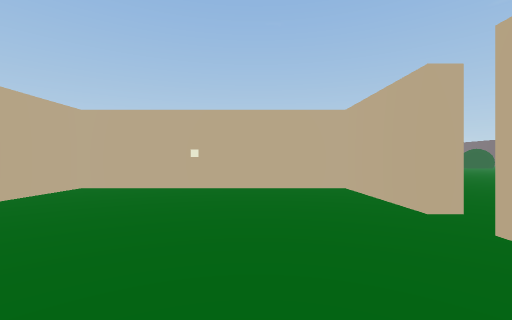
[1] (above)

16 first-person views from a walk through a Unity game level. The camera is 1.5 m above the floor, looks level and sees 90° across. The floor is counted in squares, 2 m on a side. Each view is taken from the middle of a square. On the plan, view 1 faces up. The plan holds only what a view shows up to about 9 squares ahead; the rest is blank. The place goes on beyond the plan. The player character is not drawn.

[2]
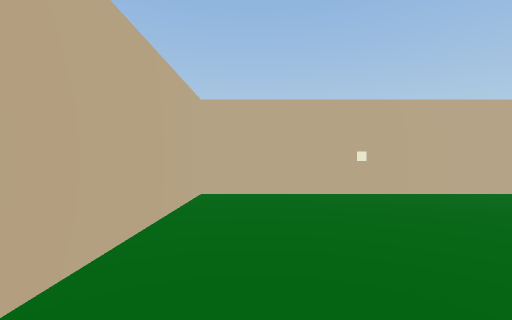

[3]
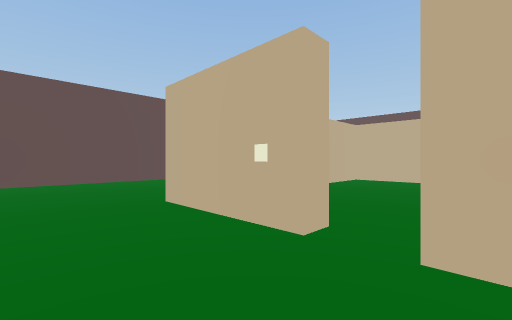

[4]
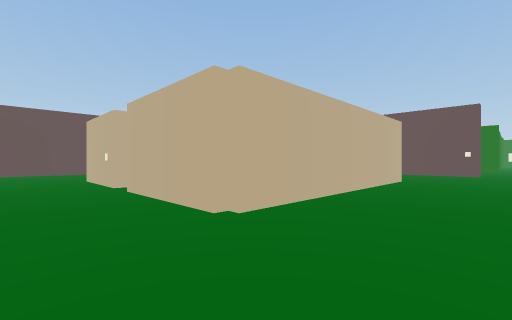

[5]
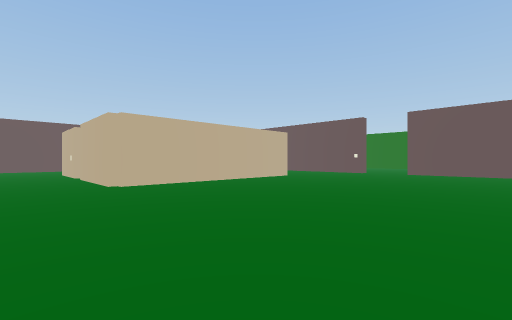

[6]
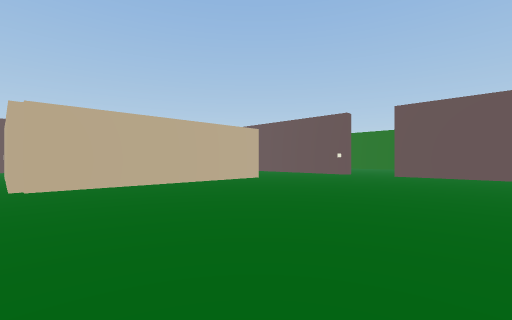

[7]
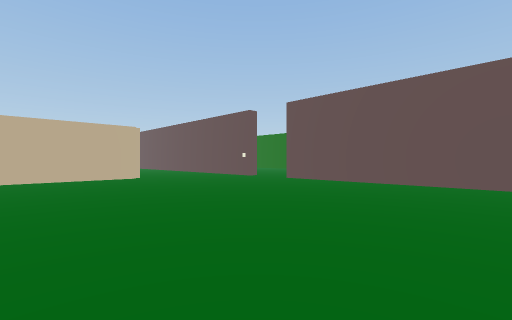

[8]
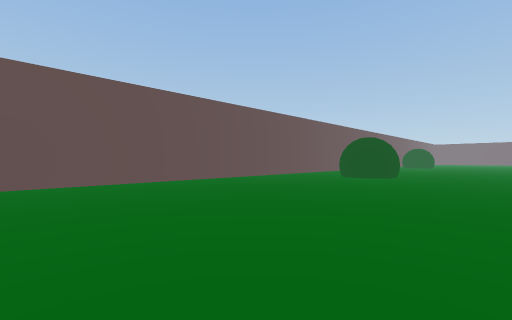

[9]
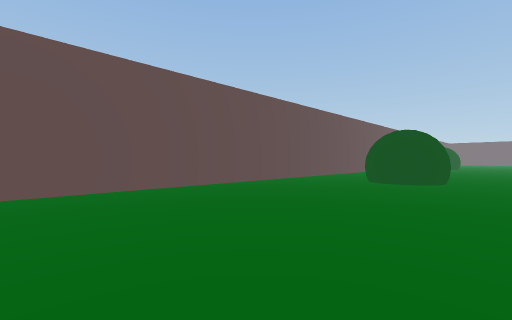

[10]
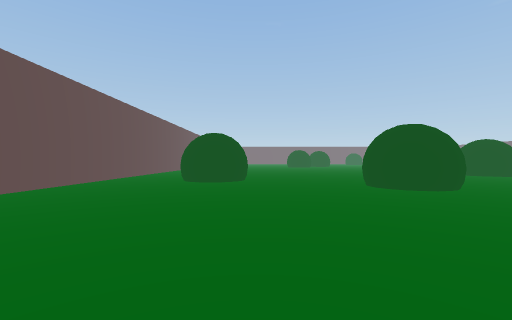

[11]
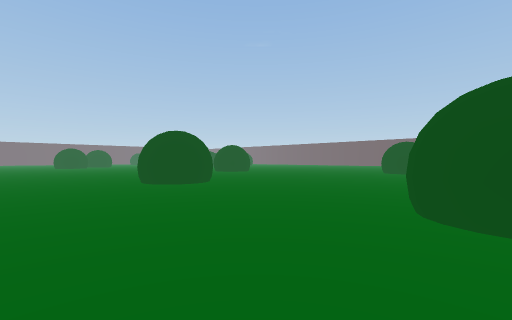

[12]
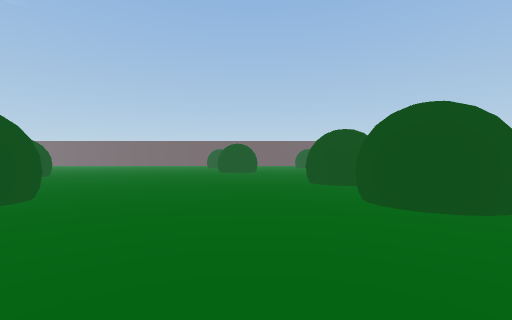

[13]
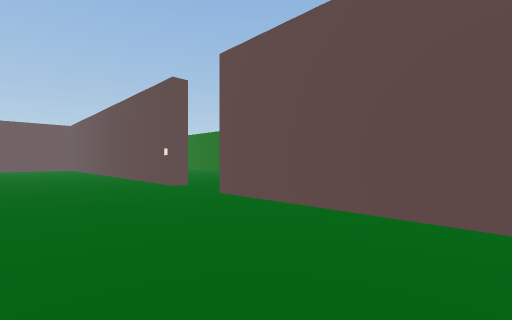

[14]
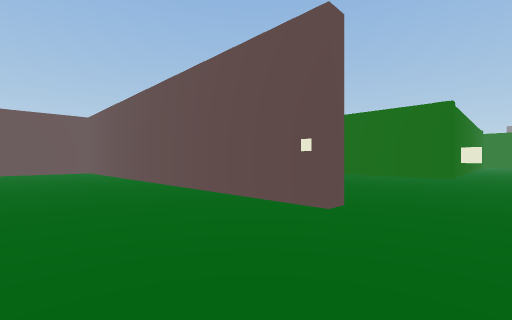

[15]
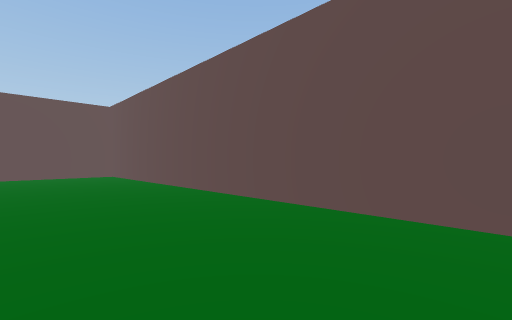

[16]
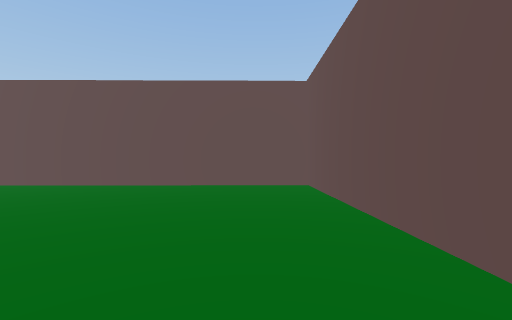

### Floor plan
Points are (right, up) in squares from view 1. A wall is a line through its corners. A room is listed if a view was taken in it or the views show most of it. See-through windows are left out.
Room 1 (views 1, 2)
walls: (2.4, 3.5) (2.4, 6.8) (-4.6, 6.8) (-4.6, -0.2) (-0.1, -0.2)
ways out: opening at (3, 3) to room 2
Room 2 (views 3, 4, 5, 6, 7, 8, 9, 10, 11, 12, 13, 14, 15, 16)
walls: (-0.7, 16.8) (-0.6, 17.3) (-0.3, 18) (0.6, 18.1) (0.9, 18.1); (-0.5, 17.6) (0, 18); (-0.4, 17.8) (0.3, 18.2); (-4.9, 7.3) (2.9, 7.3) (2.9, 3.5) (2.4, 3.5); (3.2, 17.4) (3.5, 18); (3.4, 17.8) (3.9, 18.2); (3.8, 18.1) (4, 18.3) (4.5, 18.3); (-9.6, 9) (-9.6, -5.6) (-0.4, -5.5); (0.6, 24) (-0.2, 24.1) (-0.8, 24.7); (2.4, 2.5) (2.9, 2.5) (2.9, -0.5); (0.9, 24.1) (0.2, 24) (-0.7, 24.5) (-0.9, 25.2) (-0.8, 25.7); (-0.6, 24.4) (-0.9, 25); (1.4, 24.5) (1.1, 24.2) (0.7, 24.1); (-5, 26.5) (-5.8, 26.4); (-4.6, 26.8) (-5.4, 26.4); (-5.9, 26.5) (-6.3, 26.7); (-4.4, 27.1) (-5.1, 26.4) (-6.1, 26.5) (-6.6, 27); (-4.3, 27.7) (-4.4, 27.2) (-4.5, 27); (-9.6, 27) (-9.6, 11.2); (1.7, -5.5) (5, -5.5)
ways out: opening at (3, 3) to room 1; opening at (-10, 10.5)

Positions as (right, up) in squares from view 1, and headings:
1: (0, 0), facing up
2: (1, 1), facing left
3: (5, 4), facing down-left
4: (5, 10), facing down-left
5: (5, 15), facing down-left
6: (3, 15), facing down-left
7: (-1, 18), facing down-left
8: (-1, 16), facing up-left
9: (-3, 18), facing up-left
10: (-4, 18), facing up
11: (-4, 17), facing up-right
12: (-4, 20), facing right
13: (-6, 16), facing down-left
14: (-6, 11), facing down-left
15: (-6, 7), facing down-left
16: (-8, 2), facing down
